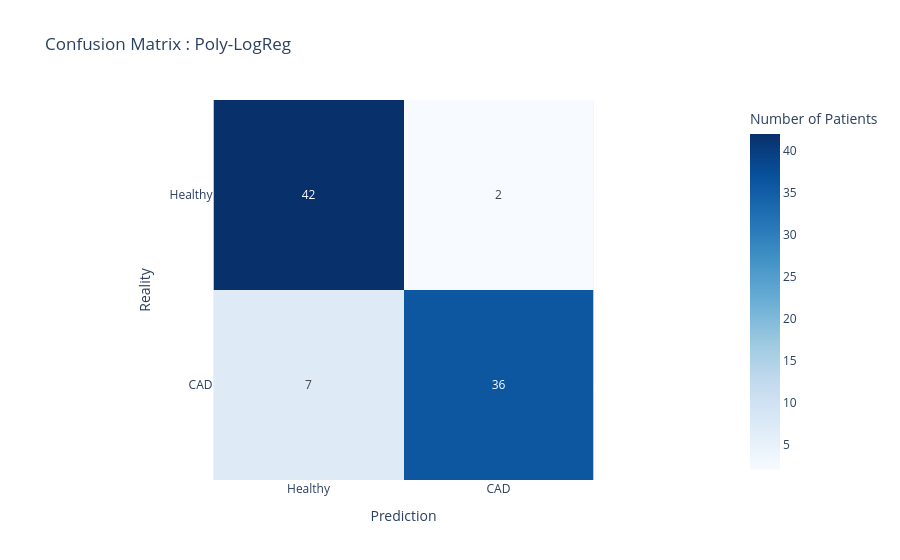

The code cell stored with this chart in its notebook:
### Code cell
# Confusion Matrix for LogReg
from sklearn.metrics import confusion_matrix
cm = confusion_matrix(y_test_final, y_pred_poly)

fig_cm = px.imshow(cm, text_auto=True, color_continuous_scale='Blues',
                   labels=dict(x="Prediction", y="Reality", color="Number of Patients"),
                   x=['Healthy', 'CAD'], y=['Healthy', 'CAD'],
                   title="Confusion Matrix : Poly-LogReg")
fig_cm.show()

### Figure 1 — Plotly figure (JSON) as saved in the notebook; plotly's stock layout.template omitted (floating-point values rounded to 4 significant figures)
{"data": [{"coloraxis": "coloraxis", "hovertemplate": "Prediction: %{x}<br>Reality: %{y}<br>Number of Patients: %{z}<extra></extra>", "name": "0", "texttemplate": "%{z}", "type": "heatmap", "x": ["Healthy", "CAD"], "xaxis": "x", "y": ["Healthy", "CAD"], "yaxis": "y", "z": [[42, 2], [7, 36]]}], "layout": {"coloraxis": {"colorbar": {"title": {"text": "Number of Patients"}}, "colorscale": [[0, "rgb(247,251,255)"], [0.125, "rgb(222,235,247)"], [0.25, "rgb(198,219,239)"], [0.375, "rgb(158,202,225)"], [0.5, "rgb(107,174,214)"], [0.625, "rgb(66,146,198)"], [0.75, "rgb(33,113,181)"], [0.875, "rgb(8,81,156)"], [1, "rgb(8,48,107)"]]}, "title": {"text": "Confusion Matrix : Poly-LogReg"}, "xaxis": {"anchor": "y", "constrain": "domain", "domain": [0, 1], "scaleanchor": "y", "title": {"text": "Prediction"}}, "yaxis": {"anchor": "x", "autorange": "reversed", "constrain": "domain", "domain": [0, 1], "title": {"text": "Reality"}}}}
